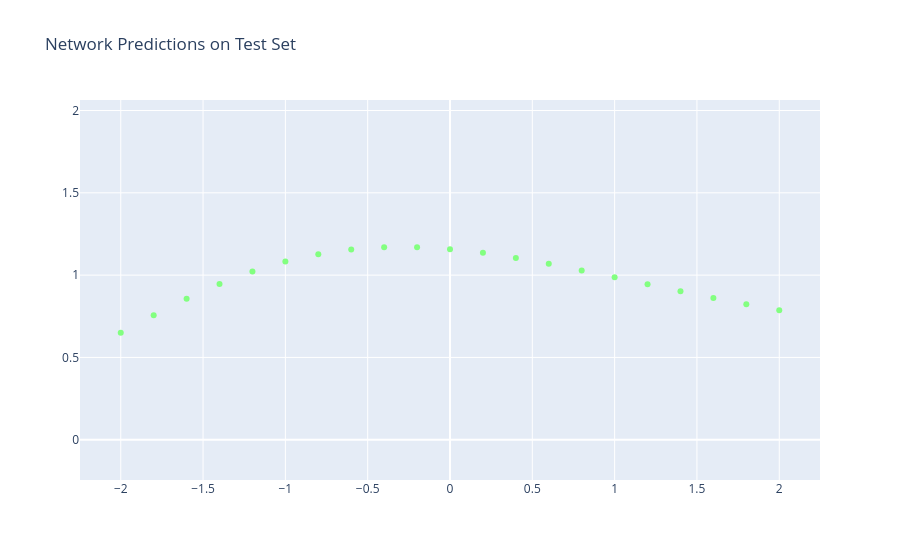

The notebook cell this image was saved under:
### Code cell
# --- Evaluate on the test set ---
test_loss, test_output = evaluate_network(dpn, X_test, w_test)
print(f"Test Loss: {test_loss:.4f}")

X_test_np = X_test.cpu().detach().numpy()
test_output_np = test_output.cpu().detach().numpy()
colors = test_output_np.T[0]
plot_data((X_test_np[:, 0], colors), title="Network Predictions on Test Set")

### Figure 1 — Plotly figure (JSON) as saved in the notebook; plotly's stock layout.template omitted (floating-point values rounded to 4 significant figures)
{"data": [{"hoverinfo": "text", "marker": {"color": [0, 0, 0, 0, 0, 0, 0, 0, 0, 0, 0, 0, 0, 0, 0, 0, 0, 0, 0, 0, 0], "colorscale": [[0, "rgb(0,0,131)"], [0.2, "rgb(0,60,170)"], [0.4, "rgb(5,255,255)"], [0.6, "rgb(255,255,0)"], [0.8, "rgb(250,0,0)"], [1, "rgb(128,0,0)"]], "opacity": 1, "size": 6}, "mode": "markers", "text": ["Color: 0.000", "Color: 0.000", "Color: 0.000", "Color: 0.000", "Color: 0.000", "Color: 0.000", "Color: 0.000", "Color: 0.000", "Color: 0.000", "Color: 0.000", "Color: 0.000", "Color: 0.000", "Color: 0.000", "Color: 0.000", "Color: 0.000", "Color: 0.000", "Color: 0.000", "Color: 0.000", "Color: 0.000", "Color: 0.000", "Color: 0.000"], "type": "scatter", "x": [-2.0, -1.8, -1.6, -1.4, -1.2, -1.0, -0.8, -0.6, -0.4, -0.2, 0.0, 0.2, 0.4, 0.6, 0.8, 1.0, 1.2, 1.4, 1.6, 1.8, 2.0], "y": [0.6492, 0.7565, 0.8572, 0.9467, 1.022, 1.083, 1.127, 1.156, 1.17, 1.17, 1.158, 1.135, 1.105, 1.069, 1.029, 0.9868, 0.9443, 0.9023, 0.8616, 0.8227, 0.786]}], "layout": {"title": {"text": "Network Predictions on Test Set"}, "xaxis": {"scaleanchor": "y"}, "yaxis": {"scaleanchor": "x"}}}
